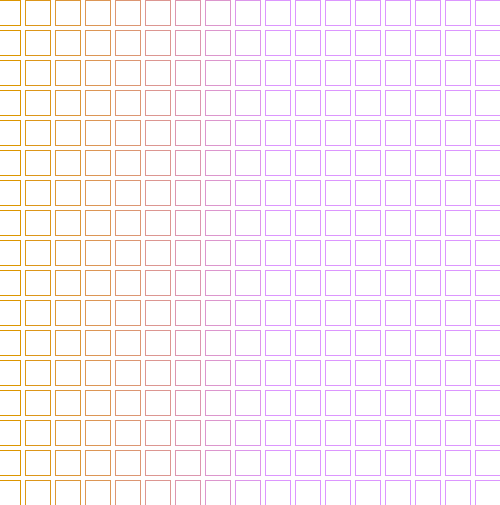
Frame 1 (no input)
Frame 60 (the mouse pressed at the canvas centre just before this capture): identical to frame 1, image omitted
Frame 120 (the mouse held since frame 60 and released just before this capture): identical to frame 1, image omitted

The Processing sketch that drew this single still picture (run headless with seeded random() and noise(); from frame 60 on, the mouse is pressed at the canvas centre):

// Processing sketch: processing_66361
// ── processing_66361.pde

int myNum;

void setup() {
  smooth();
  size(500, 505);
  background(255);
  strokeWeight(1);
  myNum = -35;
}

void draw() {
  for (int i = 0; i<20; i++) {
    myNum += 30;
    for (int y = 0; y < 40; y++) {
      noFill();
      stroke(220, 150, myNum);
      rect(myNum,y*30,25,25);
    }
  }
}
